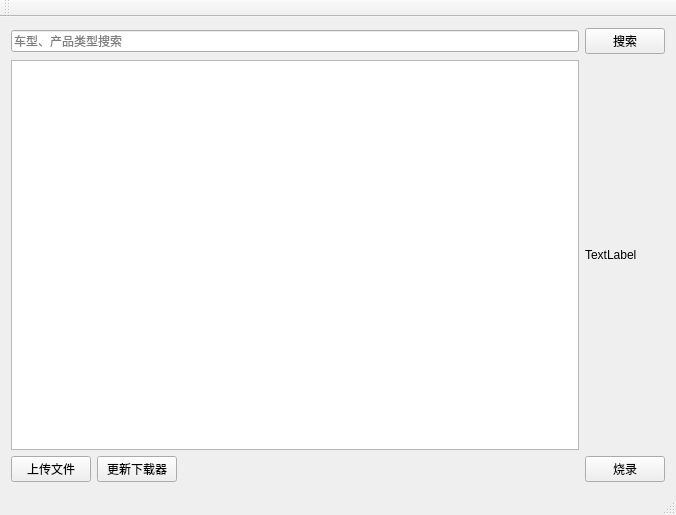
<?xml version="1.0" encoding="UTF-8"?>
<ui version="4.0">
 <class>MainWindow</class>
 <widget class="QMainWindow" name="MainWindow">
  <property name="geometry">
   <rect>
    <x>0</x>
    <y>0</y>
    <width>676</width>
    <height>515</height>
   </rect>
  </property>
  <property name="windowTitle">
   <string>Unicorn Tears</string>
  </property>
  <widget class="QWidget" name="centralWidget">
   <layout class="QGridLayout" name="gridLayout">
    <item row="2" column="0">
     <widget class="QPushButton" name="pushButton_upload">
      <property name="text">
       <string>上传文件</string>
      </property>
     </widget>
    </item>
    <item row="2" column="1">
     <widget class="QPushButton" name="pushButton_update">
      <property name="text">
       <string>更新下载器</string>
      </property>
     </widget>
    </item>
    <item row="2" column="4">
     <widget class="QPushButton" name="pushButton_burn">
      <property name="text">
       <string>烧录</string>
      </property>
     </widget>
    </item>
    <item row="0" column="0" colspan="4">
     <widget class="QLineEdit" name="lineEdit_search">
      <property name="placeholderText">
       <string>车型、产品类型搜索</string>
      </property>
     </widget>
    </item>
    <item row="0" column="4">
     <widget class="QPushButton" name="pushButton_search">
      <property name="text">
       <string>搜索</string>
      </property>
     </widget>
    </item>
    <item row="2" column="3">
     <spacer name="horizontalSpacer">
      <property name="orientation">
       <enum>Qt::Horizontal</enum>
      </property>
      <property name="sizeHint" stdset="0">
       <size>
        <width>40</width>
        <height>20</height>
       </size>
      </property>
     </spacer>
    </item>
    <item row="1" column="4">
     <widget class="QLabel" name="label">
      <property name="text">
       <string>TextLabel</string>
      </property>
     </widget>
    </item>
    <item row="1" column="0" colspan="4">
     <widget class="QTreeView" name="treeView"/>
    </item>
   </layout>
  </widget>
  <widget class="QMenuBar" name="menuBar">
   <property name="geometry">
    <rect>
     <x>0</x>
     <y>0</y>
     <width>676</width>
     <height>23</height>
    </rect>
   </property>
  </widget>
  <widget class="QToolBar" name="mainToolBar">
   <attribute name="toolBarArea">
    <enum>TopToolBarArea</enum>
   </attribute>
   <attribute name="toolBarBreak">
    <bool>false</bool>
   </attribute>
  </widget>
  <widget class="QStatusBar" name="statusBar"/>
 </widget>
 <layoutdefault spacing="6" margin="11"/>
 <resources/>
 <connections/>
</ui>
